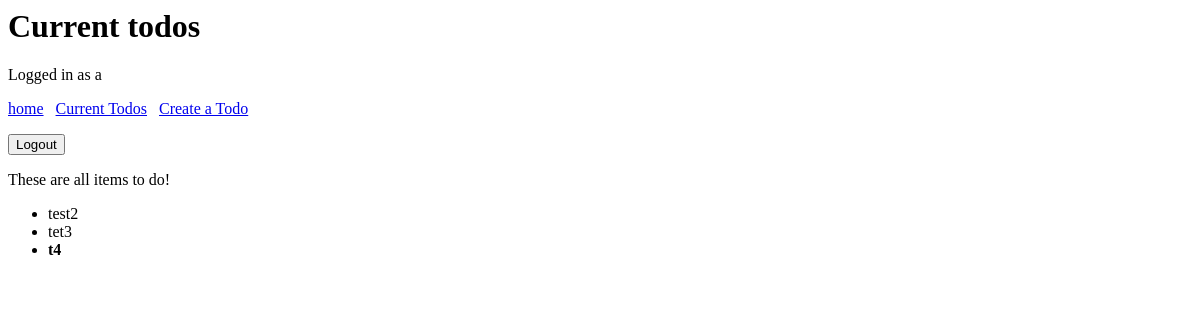
Before: /currenttodos/ (signed in) with the older database file.
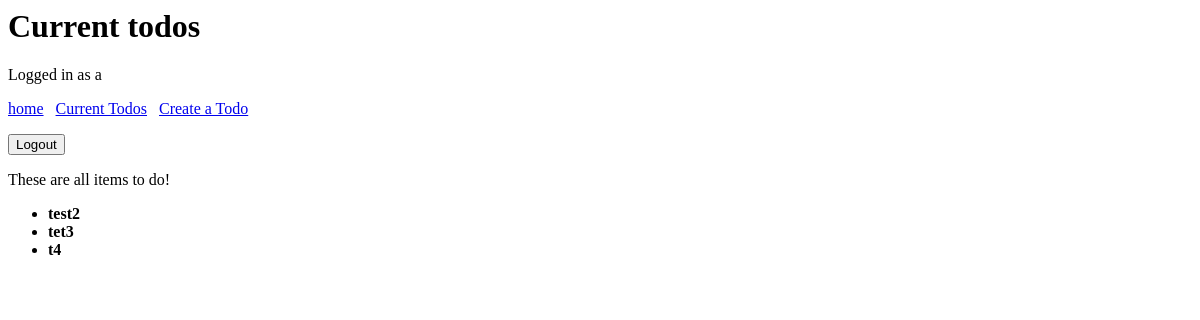
After: the same page with the newer database file.
### todo/models.py (models this page shows, shortened)
class Todo(models.Model):
    title = models.CharField(max_length=100)
    description = models.TextField(blank=True)
    completed_date = models.DateTimeField(null=True, blank=True)
    important = models.BooleanField(default=False)
    user = models.ForeignKey(User, on_delete=models.CASCADE)
    created_date = models.DateTimeField(auto_now_add=True)

### todo/views.py (the view)
# urls.py: path("currenttodos/", views.currenttodos, name='currenttodos'),
@login_required
def currenttodos(request):
    todos = Todo.objects.filter(user=request.user)
    return render(request, 'todo/currenttodos.html',{'todos':todos})

### todo/templates/todo/currenttodos.html
<h1>Current todos</h1>
{% extends 'todo/base.html' %}
{% block content %}
These are all items to do!
<ul>
    {% for todo in todos %}
    <li>
        {%if todo.important %}
            <b>{{ todo.title }}</b>
        {% else %}
            {{ todo.title }}
        {% endif %}
    {% endfor %}
    </li>
</ul>
{% endblock %}

### todo/templates/todo/base.html (shortened to what this page needs)
{% if user.is_authenticated %}
Logged in as {{ user.username }}<p>
<a href="{% url 'home' %}">home</a> &nbsp;
<a href="{% url 'currenttodos' %}">Current Todos</a> &nbsp;
<a href="{% url 'createtodos' %}">Create a Todo</a> &nbsp;
<form action="{% url 'logoutuser' %}" method="POST">
<button type="submit">Logout</button>
    </form>
{% else %}
<a href="{% url 'signupuser' %}">Signup</a><br>
<a href="{% url 'loginuser' %}">Log In</a><br>
{% endif %}
{% block content %}
{% endblock %}

Changed rows visible on the page:
changed Todo "test2": important False → True (drawn)
changed Todo "tet3": important False → True (drawn)
